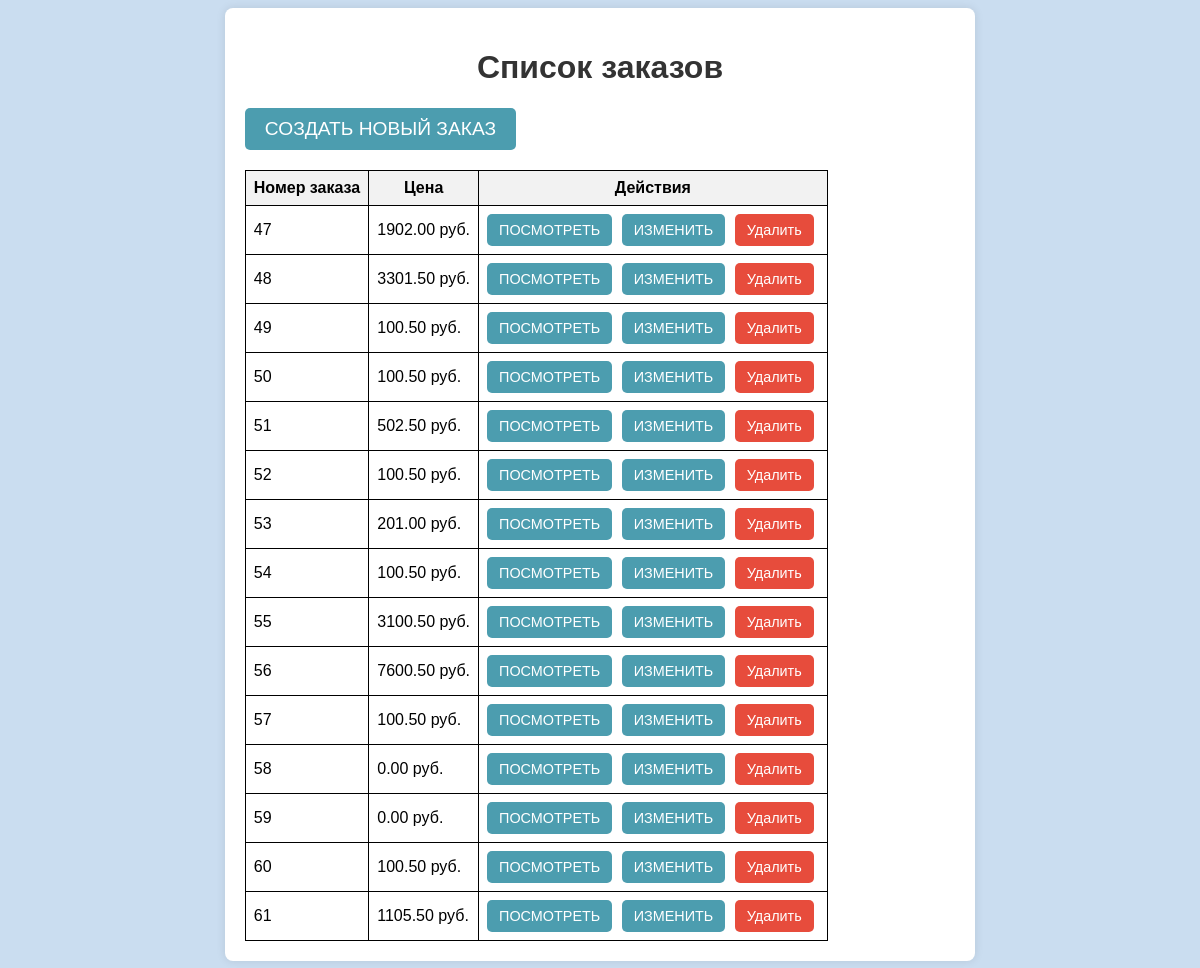
/orders/, run on an earlier commit of the app's database.
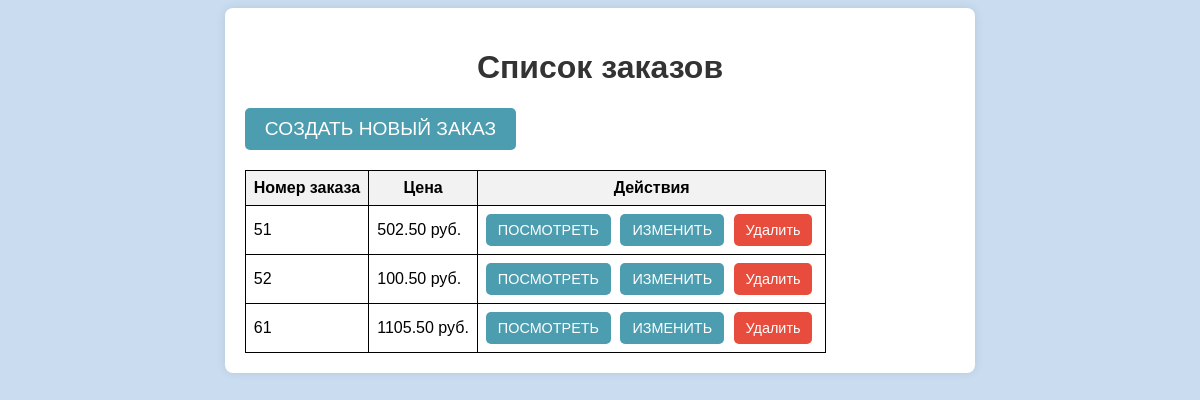
And on a later commit of the database.
### orders/models.py (models this page shows, shortened)
class Order(models.Model):
    objects = models.Manager()
    buyer = models.ForeignKey(Buyer, on_delete=models.CASCADE,
                              related_name="orders")
    created_at = models.DateTimeField(auto_now_add=True)
    price = models.DecimalField(max_digits=10, decimal_places=2, default=0)
    delivery_address = models.ForeignKey('buyers.Address', null=True,
                                         blank=True, on_delete=models.SET_NULL)

### orders/views.py (the view)
# urls.py: path('', order_list, name='order_list'),
def order_list(request):
    orders = Order.objects.all()
    return render(request, 'orders/order_list.html', {'orders': orders})

### templates/orders/order_list.html (shortened to what this page needs)
{% load static %}
<!DOCTYPE html>
<html lang="en">
<head>
    <link rel="stylesheet" href="{% static 'style.css' %}">
</head>
<body>
<div class="detail-container">
    <h1>Список заказов</h1>
    <form action="{% url 'order_create' %}" method="GET"
          style="display:inline;">
        <button type="submit" class="create-buyer-button">Создать новый заказ
        </button>
    </form>
    <table>
        <thead>
        <tr>
            <th>Номер заказа</th>
            <th>Цена</th>
            <th>Действия</th>
        </tr>
        </thead>
        <tbody>
        {% for order in orders %}
            <tr>
                <td>{{ order.id }}</td>
                <td>{{ order.price }} руб.</td>
                <td class="button-group">
                    <a href="{% url 'order_detail' order.id %}"
                       class="button-link">Посмотреть</a>
                    <a href="{% url 'order_update' order.id %}"
                       class="button-link">Изменить</a>
                    <form action="{% url 'order_delete' order.id %}"
                          method="GET" style="display:inline;">
                        <button type="submit" class="delete-button">Удалить
                        </button>
                    </form>
                </td>
            </tr>
        {% empty %}
            <tr>
                <td colspan="3" class="no-orders">Нет доступных заказов.</td>
            </tr>
        {% endfor %}
        </tbody>
    </table>
</div>
</body>
</html>

### static/style.css (style rules this page uses)
body { background-color: rgba(129, 175, 221, 0.42); }
h1 { text-align: center; }
table, th, td { border: 1px solid black; border-collapse: collapse; padding: 8px; }
th { background-color: #f2f2f2; }
.create-buyer-button { font-size: 1.2em; padding: 10px 20px; margin-bottom: 20px; background-color: #4c9daf; color: white; border: none; border-radius: 5px; cursor: pointer; text-transform: uppercase; }
body { font-family: Arial, sans-serif; }
.detail-container { width: 60%; margin: 0 auto; background-color: #ffffff; padding: 20px; border-radius: 8px; box-shadow: 0px 0px 10px rgba(0, 0, 0, 0.1); }
.detail-container h1 { text-align: center; color: #333; }
.button-group { text-align: center; margin-top: 20px; }
.button-group form, .button-group a { display: inline-block; }
.button-group button, .button-group a.button-link { font-size: 0.9em; padding: 8px 12px; background-color: #4c9daf; color: white; border: none; border-radius: 5px; cursor: pointer; text-decoration: none; margin-right: 5px; }
.button-group button.delete-button { background-color: #e74c3c; color: white; }
h1 { text-align: center; color: #343a40; }
div { margin-bottom: 15px; }
button { background-color: #4c9daf; color: white; padding: 10px 15px; border: none; border-radius: 4px; cursor: pointer; }
.button-link, .edit-link { background-color: #4c9daf; color: white; padding: 8px 12px; border-radius: 5px; text-decoration: none; cursor: pointer; text-transform: uppercase; }
.delete-button { background-color: #e74c3c; color: white; padding: 8px 12px; border: none; border-radius: 5px; cursor: pointer; }

What changed in the data, as far as the page shows it:
removed Order: id "47", price "1902.00"
removed Order: id "48", price "3301.50"
removed Order: id "49", price "100.50"
removed Order: id "50", price "100.50"
removed Order: id "53", price "201.00"
removed Order: id "54", price "100.50"
removed Order: id "55", price "3100.50"
removed Order: id "56", price "7600.50"
removed Order: id "57", price "100.50"
removed Order: id "58", price "0.00"
removed Order: id "59", price "0.00"
removed Order: id "60", price "100.50"
